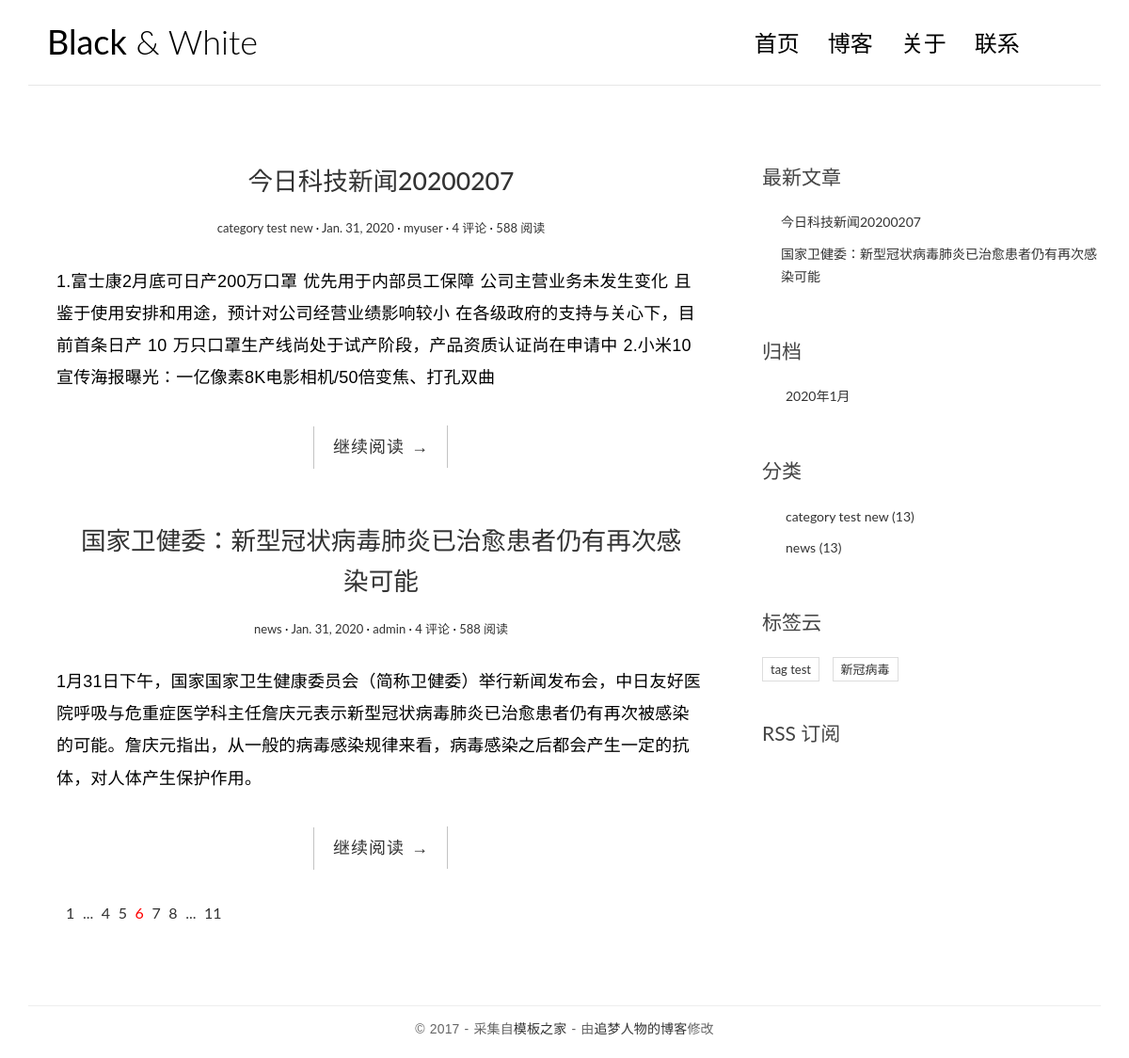
The page / on the database its author committed.
### blog/models.py (models this page shows, shortened)
class Post(models.Model):
    title = models.CharField(max_length=70)
    body = models.TextField()
    create_time = models.DateField(default=timezone.now)
    modified_time = models.DateField()
    excerpt = models.CharField(max_length=200, blank=True)
    category = models.ForeignKey(Category, on_delete=models.CASCADE)
    tags = models.ManyToManyField(Tag, blank=True)
    author = models.ForeignKey(User, on_delete=models.CASCADE)
    def get_absolute_url(self):
        return reverse('blog:detail', kwargs={'pk': self.pk})

class Category(models.Model):
    name = models.CharField(max_length=100)

class Tag(models.Model):
    name = models.CharField(max_length=100)

### blog/views.py (the view)
# urls.py: path('', views.index, name='index'),
def index(request):
    post_list = Post.objects.all().order_by('-create_time')
    return render(request, 'blog/index.html', context={
        'post_list': post_list,
    })

### blog/templatetags/blog_extras.py (called while the page is built)
@register.inclusion_tag('blog/inclusions/_recent_posts.html', takes_context=True)
def show_recent_posts(context, num=5):
    return {
        'recent_post_list': Post.objects.all().order_by('-create_time')[:num],
    }

@register.inclusion_tag('blog/inclusions/_archives.html', takes_context=True)
def show_archives(context):
    return {
        'date_list': Post.objects.dates('create_time', 'month', order='DESC'),
    }

@register.inclusion_tag('blog/inclusions/_categories.html', takes_context=True)
def show_categories(context):
    return {
        'category_list': Category.objects.all(),
    }

@register.inclusion_tag('blog/inclusions/_tags.html', takes_context=True)
def show_tags(context):
    return {
        'tag_list': Tag.objects.all(),
    }

### templates/blog/index.html
{% extends 'base.html' %}
{% block main %}
{% for post in post_list %}
    <article class="post post-{{ post.pk }}">
        <header class="entry-header">
            <h1 class="entry-title">
                <a href="{{ post.get_absolute_url }}">{{ post.title }}</a>
            </h1>
            <div class="entry-meta">
                <span class="post-category"><a href="#">{{ post.category.name }}</a></span>
                <span class="post-date"><a href="#"><time class="entry-date"
                                                          datetime="{{ post.create_time }}">{{ post.create_time }}</time></a></span>
                <span class="post-author"><a href="#">{{ post.author }}</a></span>
                <span class="comments-link"><a href="#">4 评论</a></span>
                <span class="views-count"><a href="#">588 阅读</a></span>
            </div>
        </header>
        <div class="entry-content clearfix">
        <p>{{ post.excerpt }}</p>
        <div class="read-more cl-effect-14">
            <a href="{{ post.get_absolute_url }}" class="more-link">继续阅读 <span class="meta-nav">→</span></a>
        </div>
    </div>
    </article>
{% empty %}
    <div class="no-post">暂时还没有发布的文章！</div>
{% endfor %}
<div class="pagination">
    <ul>
        <li><a href="">1</a></li>
        <li><a href="">...</a></li>
        <li><a href="">4</a></li>
        <li><a href="">5</a></li>
        <li class="current"><a href="">6</a></li>
        <li><a href="">7</a></li>
        <li><a href="">8</a></li>
        <li><a href="">...</a></li>
        <li><a href="">11</a></li>
    </ul>
</div>
{% endblock main %}

### templates/base.html (shortened to what this page needs)
{% load static %}
{% load blog_extras %}
<!DOCTYPE html>
<html>
<head>
    <link rel="stylesheet" href="http://code.ionicframework.com/ionicons/2.0.1/css/ionicons.min.css">
    <link rel="stylesheet" href="{% static 'blog/css/bootstrap.min.css' %}">
    <link rel="stylesheet" href="{% static 'blog/css/pace.css' %}">
    <link rel="stylesheet" href="{% static 'blog/css/custom.css' %}">
  </head>
</head>
<body>
<div class="container">
    <header id="site-header">
        <div class="row">
            <div class="col-md-4 col-sm-5 col-xs-8">
                <div class="logo">
                    <h1><a href="blog/index.html"><b>Black</b> &amp; White</a></h1>
                </div>
            </div>
            <div class="col-md-8 col-sm-7 col-xs-4">
                <nav class="main-nav" role="navigation">
                    <div class="collapse navbar-collapse" id="bs-example-navbar-collapse-1">
                        <ul class="nav navbar-nav navbar-right">
                            <li class="cl-effect-11"><a href="blog/index.html" data-hover="首页">首页</a></li>
                            <li class="cl-effect-11"><a href="blog/full-width.html" data-hover="博客">博客</a></li>
                            <li class="cl-effect-11"><a href="blog/about.html" data-hover="关于">关于</a></li>
                            <li class="cl-effect-11"><a href="blog/contact.html" data-hover="联系">联系</a></li>
                        </ul>
                    </div>
                </nav>
            </div>
        </div>
    </header>
</div>
<div class="content-body">
    <div class="container">
        <div class="row">
            <main class="col-md-8">
                {% block main %}
                {% endblock main %}
            </main>
            <aside class="col-md-4">
                {% show_recent_posts %}
                {% show_archives %}
                {% show_categories %}
                {% show_tags %}
                <div class="rss">
                    <a href=""> RSS 订阅</a>
                </div>
            </aside>
        </div>
    </div>
</div>
<footer id="site-footer">
    <div class="container">
        <div class="row">
            <div class="col-md-12">
                <p class="copyright">&copy 2017 - 采集自<a href="http://www.cssmoban.com/"
                                                        target="_blank" title="模板之家">模板之家</a>
                    - 由<a href="http://zmrenwu.com/" title="网页模板" target="_blank">追梦人物的博客</a>修改
                </p>
            </div>
        </div>
    </div>
</footer>
</body>
</html>

### templates/blog/inclusions/_recent_posts.html
<div class="widget widget-recent-posts">
    <h3 class="widget-title">最新文章</h3>
    <ul>
        {% for post in recent_post_list %}
        <li>
            <a href="{{ post.get_absolute_url }}">{{ post.title }}</a>
        </li>
        {% empty %}
        暂无文章！
        {% endfor %}
    </ul>
</div>

### templates/blog/inclusions/_archives.html
<div class="widget widget-archives">
    <h3 class="widget-title">归档</h3>
    <ul>
        {% for date in date_list %}
        <li>
            <a href="{% url 'blog:archive' date.year date.month %}">{{ date.year }}年{{ date.month }}月</a>
        </li>
        {% empty %}
        暂无归档
        {% endfor %}
    </ul>
</div>

### templates/blog/inclusions/_categories.html
<div class="widget widget-category">
  <h3 class="widget-title">分类</h3>
  <ul>
    {% for category in category_list %}
      <li>
        <a href="{% url 'blog:category' category.pk %}">{{ category.name }} <span class="post-count">(13)</span></a>
      </li>
    {% empty %}
      暂无分类！
    {% endfor %}
  </ul>
</div>

### templates/blog/inclusions/_tags.html
<div class="widget widget-tag-cloud">
  <h3 class="widget-title">标签云</h3>
  <ul>
    {% for tag in tag_list %}
      <li>
        <a href="{% url 'blog:tag' tag.pk %}">{{ tag.name }}</a>
      </li>
    {% empty %}
      暂无标签！
    {% endfor %}
  </ul>
</div>

### blog/static/blog/css/custom.css (style rules this page uses)
* { outline: none; }
h1, h2, h3, h4, h5, h6 { margin-top: 0; }
b { font-weight: 400; }
a { color: #333; }
body { color: #444; font-family: 'Lato', sans-serif; }
p { font-family: 'Ubuntu', sans-serif; font-weight: 400; word-spacing: 1px; letter-spacing: 0.01em; }
#site-header { background-color: #FFF; padding: 25px 20px; margin-bottom: 40px; border-bottom: 1px solid #e7e7e7; }
.logo h1 a { color: #000; }
.logo h1 { margin: 0; font-family: 'Lato', sans-serif; font-weight: 300; }
.main-nav { margin-top: 11px; max-width: 95%; }
.main-nav a { color: #000000 !important; padding: 0 0 5px 0 !important; margin-right: 30px; font-family: 'Lato', sans-serif; font-weight: 300; font-size: 24px; }
.cl-effect-11 a { padding: 10px 0; color: #0972b4; text-shadow: none; }
.cl-effect-11 a::before { position: absolute; top: 0; left: 0; overflow: hidden; padding: 0 0 5px 0 !important; max-width: 0; border-bottom: 1px solid #000; color: #000; content: attr(data-hover); white-space: nowrap; -webkit-transition: max-width 0.5s; -moz-transition: max-width 0.5s; transition: max-width 0.5s; }
.content-body { padding-bottom: 4em; }
.post { background: #fff; padding: 30px 30px 0; }
.entry-title { text-align: center; font-size: 1.9em; margin-bottom: 20px; line-height: 1.6; padding: 10px 20px 0; }
.entry-meta { text-align: center; color: #DDDDDD; font-size: 13px; margin-bottom: 30px; }
.entry-content { font-size: 18px; line-height: 1.9; font-weight: 300; color: #000; }
.post-category::after, .post-date::after, .post-author::after, .comments-link::after { content: ' ·'; color: #000; }
.read-more { font-family: 'Ubuntu', sans-serif; font-weight: 400; word-spacing: 1px; letter-spacing: 0.01em; text-align: center; margin-top: 20px; }
.cl-effect-14 a { padding: 0 20px; height: 45px; line-height: 45px; position: relative; display: inline-block; margin: 15px 25px; letter-spacing: 1px; font-weight: 400; text-shadow: 0 0 1px rgba(255, 255, 255, 0.3); }
.cl-effect-14 a::before, .cl-effect-14 a::after { position: absolute; width: 45px; height: 1px; background: #C3C3C3; content: ''; -webkit-transition: all 0.3s; -moz-transition: all 0.3s; transition: all 0.3s; pointer-events: none; }
.cl-effect-14 a::before { top: 0; left: 0; -webkit-transform: rotate(90deg); -moz-transform: rotate(90deg); transform: rotate(90deg); -webkit-transform-origin: 0 0; -moz-transform-origin: 0 0; transform-origin: 0 0; }
.cl-effect-14 a::after { right: 0; bottom: 0; -webkit-transform: rotate(90deg); -moz-transform: rotate(90deg); transform: rotate(90deg); -webkit-transform-origin: 100% 0; -moz-transform-origin: 100% 0; transform-origin: 100% 0; }
.widget { background: #fff; padding: 30px 0 0; }
.widget-title { font-size: 1.5em; margin-bottom: 20px; line-height: 1.6; padding: 10px 0 0; font-weight: 400; }
.widget-recent-posts ul { padding: 0; margin: 0; padding-left: 20px; }
.widget-recent-posts ul li { list-style-type: none; position: relative; line-height: 170%; margin-bottom: 10px; }
.widget-recent-posts ul li::before { content: '\f3d3'; font-family: "Ionicons"; position: absolute; left: -17px; top: 3px; font-size: 16px; color: #000; }
.widget-archives ul { padding: 0; margin: 0; padding-left: 25px; }
.widget-archives ul li { list-style-type: none; position: relative; line-height: 170%; margin-bottom: 10px; }
.widget-archives ul li::before { content: '\f3f3'; font-family: "Ionicons"; position: absolute; left: -25px; top: 1px; font-size: 16px; color: #000; }
.widget-category ul { padding: 0; margin: 0; padding-left: 25px; }
.widget-category ul li { list-style-type: none; position: relative; line-height: 170%; margin-bottom: 10px; }
.widget-category ul li::before { content: '\f3fe'; font-family: "Ionicons"; position: absolute; left: -25px; top: 1px; font-size: 18px; color: #000; }
.widget-tag-cloud ul { padding: 0; margin: 0; margin-right: -10px; }
.widget-tag-cloud ul li { list-style-type: none; font-size: 13px; display: inline-block; margin-right: 10px; margin-bottom: 10px; padding: 3px 8px; border: 1px solid #ddd; }
.rss { font-size: 21px; margin-top: 30px; }
.rss a { color: #444; }
#site-footer { padding-top: 10px; padding: 0 0 1.5em 0; }
.copyright { text-align: center; padding-top: 1em; margin: 0; border-top: 1px solid #eee; color: #666; }
.pagination ul { list-style: none; }
.pagination ul li { display: inline-block; font-size: 16px; margin-right: 5px; }
.current a { color: red; }

### rows shown on the page
Post: title "今日科技新闻20200207", category.name "category test new", create_time "Jan. 31, 2020", author "myuser", excerpt "1.富士康2月底可日产200万口罩 优先用于内部员工保障 公司主营业务未发生变化 且鉴于使用安排和用途，预计对公司经营业绩影响较小 在各级政府的支持与关心下，目前首条日产 10 万只口罩生产线尚处于试产阶段，产品资质认证尚在申请中 2.小米10宣传海报曝光：一亿像素8K电影相机/50倍变焦、打孔双曲"
Post: title "国家卫健委：新型冠状病毒肺炎已治愈患者仍有再次感染可能", category.name "news", create_time "Jan. 31, 2020", author "admin", excerpt "1月31日下午，国家国家卫生健康委员会（简称卫健委）举行新闻发布会，中日友好医院呼吸与危重症医学科主任詹庆元表示新型冠状病毒肺炎已治愈患者仍有再次被感染的可能。詹庆元指出，从一般的病毒感染规律来看，病毒感染之后都会产生一定的抗体，对人体产生保护作用。"
Category: name "category test new"
Category: name "news"
Tag: name "tag test"
Tag: name "新冠病毒"

### other values the page prints
{{ date.year }} "2020"
{{ date.month }} "1"
